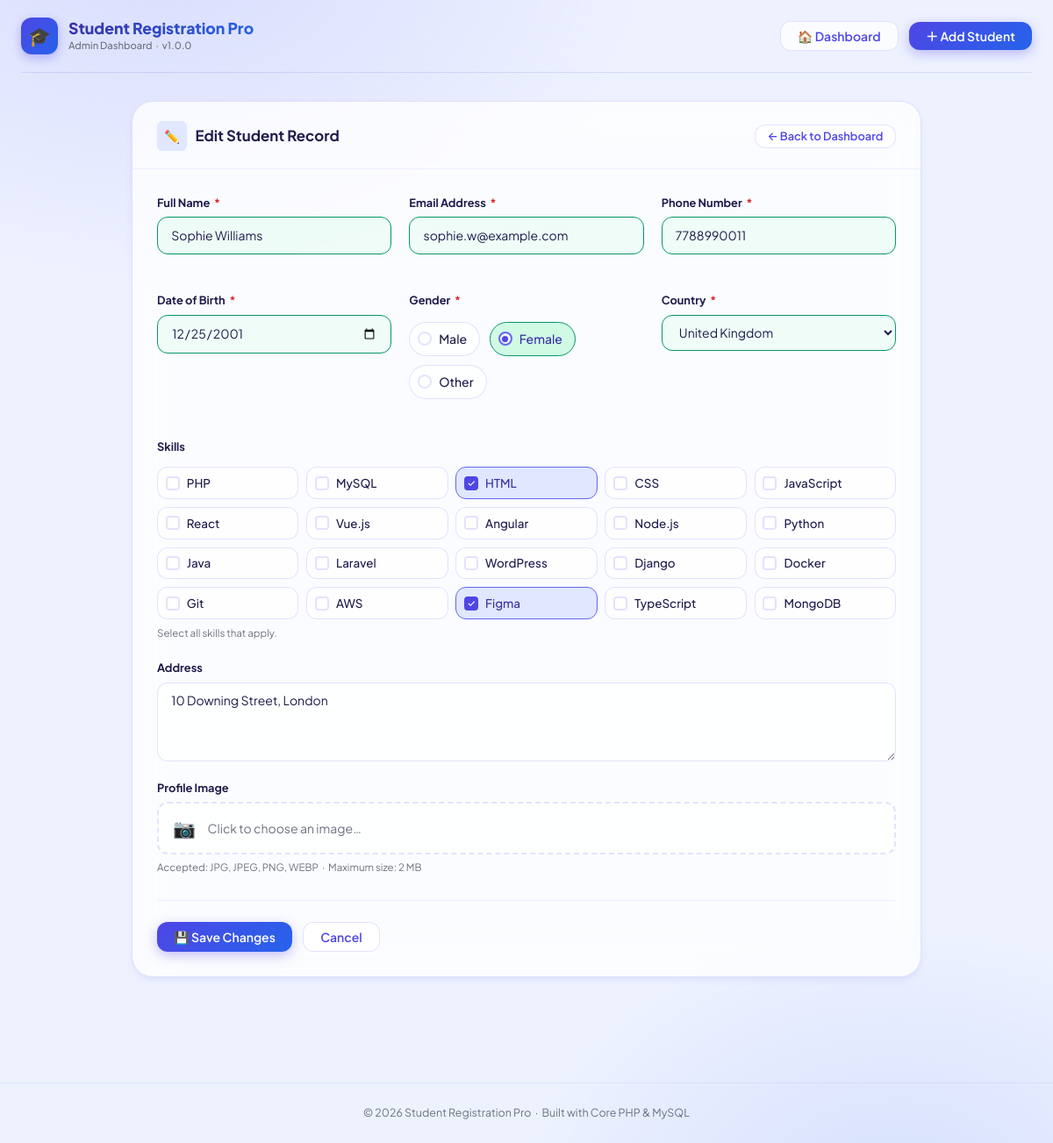
Page /?action=edit&id=7 on the committed database.
### tables this page shows
CREATE TABLE `students` (
    `id`            INT(11)       UNSIGNED NOT NULL AUTO_INCREMENT,
    `full_name`     VARCHAR(120)  NOT NULL,
    `email`         VARCHAR(180)  NOT NULL,
    `phone`         VARCHAR(15)   NOT NULL,
    `gender`        ENUM('Male','Female','Other') NOT NULL,
    `date_of_birth` DATE          NOT NULL,
    `country`       VARCHAR(80)   NOT NULL,
    `skills`        TEXT          DEFAULT NULL,
    `address`       TEXT          DEFAULT NULL,
    `profile_image` VARCHAR(255)  DEFAULT NULL,
    `created_at`    TIMESTAMP     NOT NULL DEFAULT CURRENT_TIMESTAMP,
    `updated_at`    TIMESTAMP     NOT NULL DEFAULT CURRENT_TIMESTAMP ON UPDATE CURRENT_TIMESTAMP,

    PRIMARY KEY (`id`),
    UNIQUE  KEY `uq_email`       (`email`),
    INDEX       `idx_full_name`  (`full_name`),
    INDEX       `idx_country`    (`country`),
    INDEX       `idx_gender`     (`gender`),
    INDEX       `idx_created_at` (`created_at`)
);

### index.php (called while the page is built, shortened)
<?php
require_once __DIR__ . '/config/helpers.php';
spl_autoload_register(function (string $class): void {
    $locations = [
        __DIR__ . '/classes/'     . $class . '.php',
        __DIR__ . '/controllers/' . $class . '.php',
    ];
    foreach ($locations as $file) {
        if (is_file($file)) {
            return;
        }
    }
});
$controller = new StudentController();
$controller->handleRequest();

### classes/Database.php (called while the page is built, shortened)
<?php
class Database
{
    private static ?Database $instance = null;
    private PDO $connection;
    private function __construct()
    {
        $dsn = sprintf(
            'mysql:host=%s;dbname=%s;charset=%s',
            DB_HOST,
            DB_NAME,
            DB_CHARSET
        );
        $options = [
            PDO::ATTR_ERRMODE            => PDO::ERRMODE_EXCEPTION,
            PDO::ATTR_DEFAULT_FETCH_MODE => PDO::FETCH_ASSOC,
            PDO::ATTR_EMULATE_PREPARES   => false,
            PDO::MYSQL_ATTR_INIT_COMMAND => "SET NAMES utf8mb4 COLLATE utf8mb4_unicode_ci",
        ];
        try {
            $this->connection = new PDO($dsn, DB_USER, DB_PASS, $options);
        } catch (PDOException $e) {
            error_log('[DB] Connection failed: ' . $e->getMessage());
            http_response_code(500);
            die('<h2 style="font-family:sans-serif;color:#dc2626;padding:2rem;">
                    ⚠️ Database Connection Failed<br>
                    <small style="font-size:.75rem;color:#6b7280;">Check your DB credentials in config/config.php</small>
                </h2>');
        }
    }
    public static function getInstance(): self
    {
        if (self::$instance === null) {
            self::$instance = new self();
        }
        return self::$instance;
    }
    public function getConnection(): PDO
    {
        return $this->connection;
    }
}

### classes/Validator.php (called while the page is built, shortened)
<?php
class Validator
{
    public static function sanitizeInt(mixed $value): int
    {
        return (int) filter_var($value, FILTER_SANITIZE_NUMBER_INT);
    }
}

### classes/Student.php (called while the page is built, shortened)
<?php
class Student
{
    private PDO    $db;
    private string $table = 'students';
    public function __construct()
    {
        $this->db = Database::getInstance()->getConnection();
    }
    public function findById(int $id): ?array
    {
        $stmt = $this->db->prepare(
            "SELECT * FROM `{$this->table}` WHERE id = :id LIMIT 1"
        );
        $stmt->execute([':id' => $id]);
        $row = $stmt->fetch();
        return $row ?: null;
    }
}

### config/helpers.php (called while the page is built, shortened)
<?php
function fval(string $key, array $old, ?array $student): string
{
    $v = $old[$key] ?? $student[$key] ?? '';
    return htmlspecialchars((string)$v, ENT_QUOTES, 'UTF-8');
}
function fcls(string $key, array $errors, array $old): string
{
    return isset($errors[$key]) ? 'invalid' : 'valid';
}

### views/form.php (the view, shortened to what this page needs)
<?php
$availableSkills = [
    'PHP', 'MySQL', 'HTML', 'CSS', 'JavaScript',
    'React', 'Vue.js', 'Angular', 'Node.js', 'Python',
    'Java', 'Laravel', 'WordPress', 'Django', 'Docker',
    'Git', 'AWS', 'Figma', 'TypeScript', 'MongoDB',
];
$countries = [
    'Afghanistan', 'Australia', 'Bangladesh', 'Brazil', 'Canada',
    'China', 'Egypt', 'France', 'Germany', 'Ghana',
    'India', 'Indonesia', 'Iran', 'Iraq', 'Italy',
    'Japan', 'Jordan', 'Kenya', 'Malaysia', 'Mexico',
    'Morocco', 'Myanmar', 'Nepal', 'Netherlands', 'Nigeria',
    'Pakistan', 'Philippines', 'Russia', 'Saudi Arabia', 'Singapore',
    'South Africa', 'South Korea', 'Spain', 'Sri Lanka', 'Sweden',
    'Thailand', 'Turkey', 'Ukraine', 'United Arab Emirates',
    'United Kingdom', 'United States', 'Vietnam', 'Zimbabwe',
];
?>
<section aria-label="<?= $isEdit ? 'Edit Student Form' : 'Student Registration Form' ?>">
<div style="max-width:900px; margin:0 auto;">
<div class="card">
  <div class="card-header">
    <div class="card-title">
      <span class="icon" style="background:var(--clr-indigo-100);" aria-hidden="true">
        <?= $isEdit ? '✏️' : '➕' ?>
      </span>
      <?= $isEdit ? 'Edit Student Record' : 'Register New Student' ?>
    </div>
    <a href="<?= BASE_URL ?>" class="btn btn-secondary btn-sm">← Back to Dashboard</a>
  </div>
  <div class="card-body">
    <form
      id="student-form"
      method="POST"
      action="<?= BASE_URL ?>?action=<?= $isEdit ? 'edit&id=' . (int)($student['id'] ?? 0) : 'add' ?>"
      enctype="multipart/form-data"
      novalidate
    >
      <div class="form-grid">
        <div class="form-group">
          <label class="form-label" for="full_name">
            Full Name <span class="req" aria-label="required">*</span>
          </label>
          <input
            id="full_name"
            type="text"
            name="full_name"
            class="form-control <?= fcls('full_name', $errors, $old ?? []) ?>"
            value="<?= fval('full_name', $old ?? [], $student) ?>"
            placeholder="Enter full name"
            required
            maxlength="120"
            autocomplete="name"
          >
          <div class="form-error" role="alert" aria-live="polite">
          </div>
        </div>
        <div class="form-group">
          <label class="form-label" for="email">
            Email Address <span class="req" aria-label="required">*</span>
          </label>
          <input
            id="email"
            type="email"
            name="email"
            class="form-control <?= fcls('email', $errors, $old ?? []) ?>"
            value="<?= fval('email', $old ?? [], $student) ?>"
            placeholder="Enter email address"
            required
            maxlength="180"
            autocomplete="email"
          >
          <div class="form-error" role="alert" aria-live="polite">
          </div>
        </div>
        <div class="form-group">
          <label class="form-label" for="phone">
            Phone Number <span class="req" aria-label="required">*</span>
          </label>
          <input
            id="phone"
            type="number"
            name="phone"
            class="form-control <?= fcls('phone', $errors, $old ?? []) ?>"
            value="<?= fval('phone', $old ?? [], $student) ?>"
            placeholder="Enter 10-digit phone number"
            required
            min="1000000000"
            max="9999999999"
          >
          <div class="form-error" role="alert" aria-live="polite">
          </div>
        </div>
        <div class="form-group">
          <label class="form-label" for="date_of_birth">
            Date of Birth <span class="req" aria-label="required">*</span>
          </label>
          <input
            id="date_of_birth"
            type="date"
            name="date_of_birth"
            class="form-control <?= fcls('date_of_birth', $errors, $old ?? []) ?>"
            value="<?= fval('date_of_birth', $old ?? [], $student) ?>"
            max="<?= date('Y-m-d') ?>"
            required
          >
          <div class="form-error" role="alert" aria-live="polite">
          </div>
        </div>
        <div class="form-group">
          <fieldset>
            <legend class="form-label">
              Gender <span class="req" aria-label="required">*</span>
            </legend>
            <div class="radio-group <?= isset($errors['gender']) ? 'group-invalid' : (!empty($old ?? []) && !isset($errors['gender']) ? 'group-valid' : '') ?>">
              <?php foreach (['Male', 'Female', 'Other'] as $g): ?>
                <label class="radio-label" for="gender_<?= strtolower($g) ?>">
                  <span class="radio-custom" aria-hidden="true"></span>
                  <?= $g ?>
                </label>
              <?php endforeach; ?>
            </div>
            <div class="form-error" role="alert" aria-live="polite">
            </div>
          </fieldset>
        </div>
        <div class="form-group">
          <label class="form-label" for="country">
            Country <span class="req" aria-label="required">*</span>
          </label>
          <?php $selCountry = fval('country', $old ?? [], $student); ?>
          <select
            id="country"
            name="country"
            class="form-control <?= fcls('country', $errors, $old ?? []) ?>"
            required
          >
            <?php foreach ($countries as $c): ?>
              <option
                value="<?= htmlspecialchars($c, ENT_QUOTES, 'UTF-8') ?>"
                <?= $selCountry === $c ? 'selected' : '' ?>
              >
                <?= htmlspecialchars($c, ENT_QUOTES, 'UTF-8') ?>
              </option>
            <?php endforeach; ?>
          </select>
          <div class="form-error" role="alert" aria-live="polite">
          </div>
        </div>
        <div class="form-group full">
          <fieldset>
            <legend class="form-label">Skills</legend>
            <div class="checkbox-grid">
              <?php foreach ($availableSkills as $skill):
                $checkId  = 'skill_' . htmlspecialchars(
                    strtolower(preg_replace('/[^a-z0-9]/i', '_', $skill)),
                    ENT_QUOTES, 'UTF-8'
                );
              ?>
                <label class="checkbox-label" for="<?= $checkId ?>">
                  <span class="checkbox-custom" aria-hidden="true"></span>
                  <?= htmlspecialchars($skill, ENT_QUOTES, 'UTF-8') ?>
                </label>
              <?php endforeach; ?>
            </div>
            <div class="form-hint">Select all skills that apply.</div>
          </fieldset>
        </div>
        <div class="form-group full">
          <label class="form-label" for="address">Address</label>
          <textarea
            id="address"
            name="address"
            class="form-control"
            placeholder="Enter full address (street, city, state…)"
            rows="3"
            maxlength="1000"
          ><?= fval('address', $old ?? [], $student) ?></textarea>
        </div>
        <div class="form-group full">
          <label class="form-label" for="profile_image">Profile Image</label>
          <label class="file-label" for="profile_image">
            <?php $existingImg = $student['profile_image'] ?? null; ?>
            <span aria-hidden="true" style="font-size:1.3rem;">📷</span>
            <span class="file-name" id="file-name-label">
              <?= $existingImg
                  ? htmlspecialchars(basename($existingImg), ENT_QUOTES, 'UTF-8')
                  : 'Click to choose an image…' ?>
            </span>
          </label>
          <div class="form-hint">
            Accepted: JPG, JPEG, PNG, WEBP &nbsp;·&nbsp; Maximum size: 2 MB
          </div>
        </div>
      </div>
      <div class="form-actions">
        <button type="submit" class="btn btn-primary">
          <?= $isEdit ? '💾 Save Changes' : '✅ Register Student' ?>
        </button>
        <a href="<?= BASE_URL ?>" class="btn btn-secondary">Cancel</a>
      </div>
    </form>
  </div>
</div>
</div>
</section>

### rows in the picture
students: full_name "Sophie Williams", email "sophie.w@example.com", phone "7788990011", date_of_birth "12/25/2001", country "United Kingdom", address "10 Downing Street, London"

### other values in the picture
APP_NAME "Student Registration Pro"
APP_VERSION "1.0.0"
$g "Male"
$g "Female"
$g "Other"
$skill "PHP"
$skill "MySQL"
$skill "HTML"
$skill "CSS"
$skill "JavaScript"
$skill "React"
$skill "Vue.js"
$skill "Angular"
$skill "Node.js"
$skill "Python"
